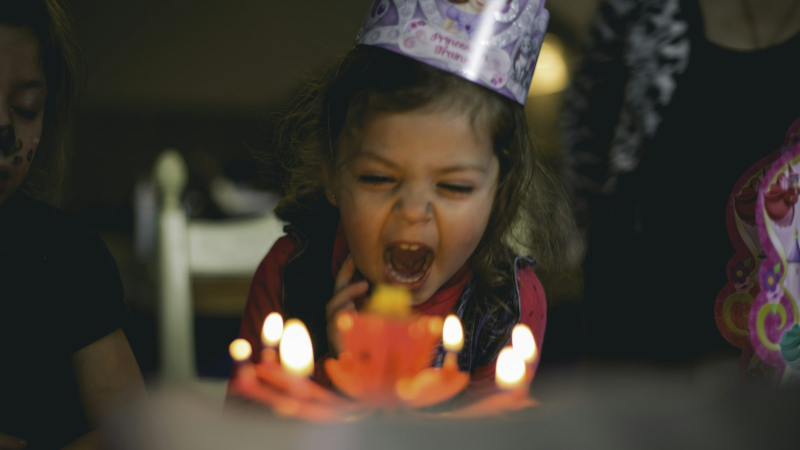
#> input picture site/img-src/celebrate.jpg, 1600 x 900 px (shown at 1/2 size)
$ python build-landing-images.py
#> lines starting #> are read from the running program, lines starting #| are printed output that depends on the picture
#!/usr/bin/env python3
"""Build the landing page's images from site/img-src/ into site/img/.

  SOURCES['hero']     -> hero-720.webp, hero-1280.webp (4:3), og.jpg (link previews)
  <theme>.jpg         -> <theme>-600.webp (4:5 crop) for the examples grid
  demos/celebrate.jpg -> phone-celebrate.webp (the phone in the hero)

Also writes the photographer credits from site/img-src/CREDITS.json into the
landing page footer. Re-run after swapping a photo; then deploy with
worker/deploy-mayfly.py --pages-only.
"""

import html
import json
import os
import re
import sys

from PIL import Image, ImageOps

sys.path.insert(0, os.path.dirname(os.path.abspath(__file__)))
from mayfly_ops import ROOT, THEMES  # noqa: E402

SRC = os.path.join(ROOT, "site", "img-src")
OUT = os.path.join(ROOT, "site", "img")
# Where to anchor the crop for each photo, as (x, y) fractions; default is centered.
# Which source photo feeds each slot, when it isn't <slot>.jpg.
SOURCES = {"hero": "celebrate.jpg", "celebrate": "celebrate-alt.jpg"}
FOCUS = {"hero": (0.62, 0.5), "rally": (0.35, 0.5), "announce": (0.4, 0.5)}


def save(im, name, quality=74):
    path = os.path.join(OUT, name)
    im.save(path, "WEBP", quality=quality, method=6)
    print("%-22s %4d KB  %dx%d" % (name, os.path.getsize(path) // 1024, im.width, im.height))


def fit(im, w, h, key):
    return ImageOps.fit(im, (w, h), Image.LANCZOS, centering=FOCUS.get(key, (0.5, 0.5)))


def main():
    os.makedirs(OUT, exist_ok=True)

    def load(name):
#> called with name = 'celebrate.jpg'
        return ImageOps.exif_transpose(Image.open(os.path.join(SRC, name))).convert("RGB")
#> returned value is the input picture: PIL image 1600x900 RGB; mean R, G, B 64, 56.7, 47.7

    hero = load(SOURCES["hero"])
    for w in (720, 1280):
        save(fit(hero, w, w * 3 // 4, "hero"), "hero-%d.webp" % w)
#> this loop made 2 passes
#| hero-720.webp            11 KB  720x540
#| hero-1280.webp           23 KB  1280x960
#> pass 1, in save, `im.save(path, "WEBP", quality=quality, method=6)`:
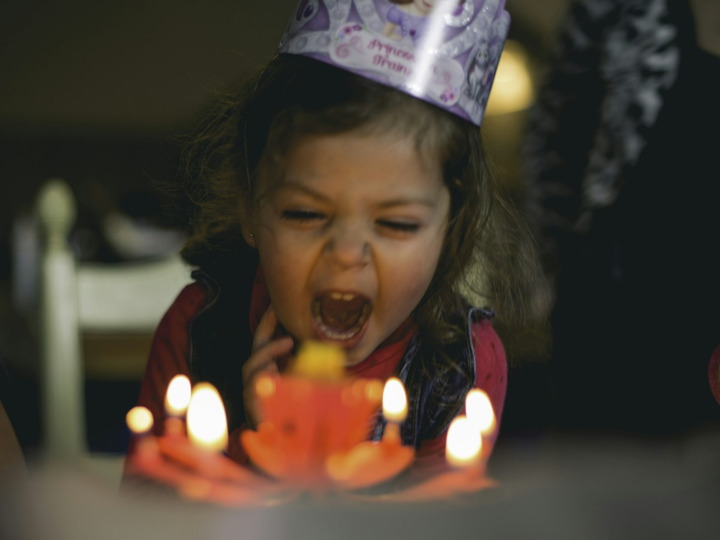
#> saved as hero-720.webp: PIL image 720x540 RGB; mean R, G, B 72.7, 63.4, 52.3
    # Link previews: JPEG at the 1.91:1 size every chat app and social site expects.
    og = fit(hero, 1200, 630, "hero")
#> call 3 of fit, with w = 1200, h = 630, key = 'hero'
#> in fit (call 3), `return ImageOps.fit(im, (w, h), Image.LANCZOS, centering=FOCUS.get(key..`:
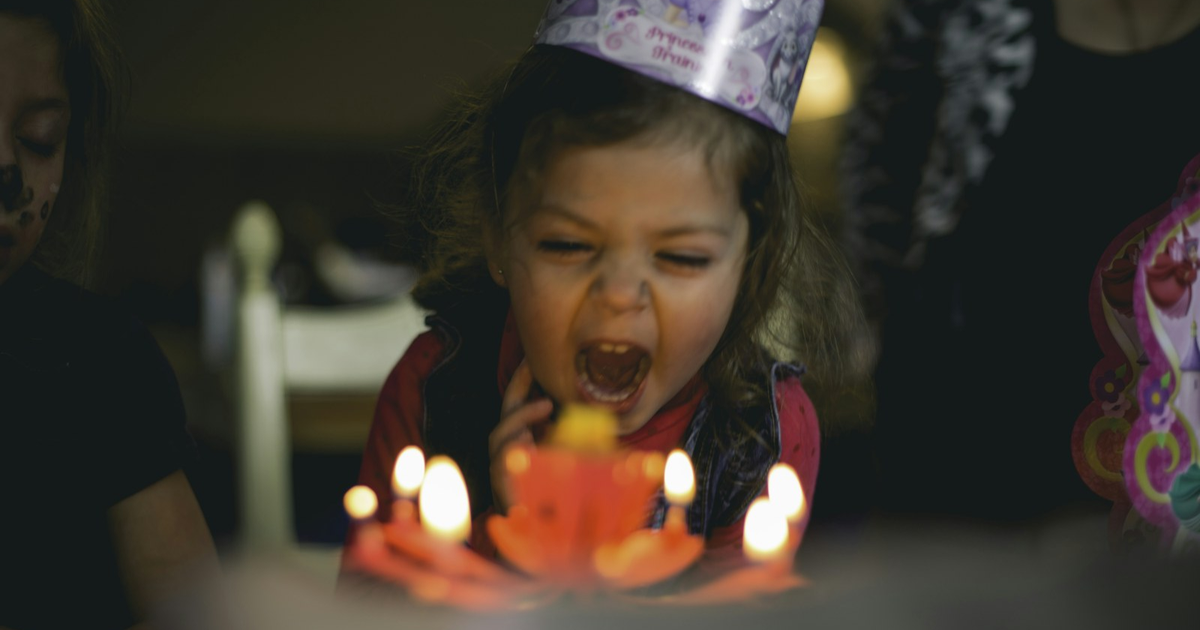
#> returned value: PIL image 1200x630 RGB; mean R, G, B 63.6, 55.9, 46.7
    og.save(os.path.join(OUT, "og.jpg"), "JPEG", quality=80, optimize=True, progressive=True)
    print("%-22s %4d KB" % ("og.jpg", os.path.getsize(os.path.join(OUT, "og.jpg")) // 1024))
    for t in THEMES:
        if os.path.exists(os.path.join(SRC, SOURCES.get(t, t + ".jpg"))):
            save(fit(load(SOURCES.get(t, t + ".jpg")), 600, 750, t), "%s-600.webp" % t)
#> call 2 of load, with name = 'celebrate-alt.jpg'
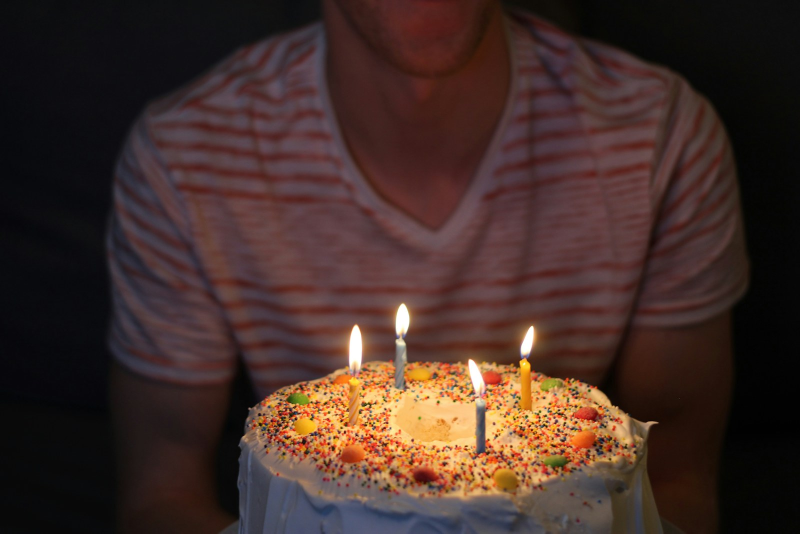
#> input picture site/img-src/celebrate-alt.jpg, 1600 x 1067 px (shown at 1/2 size)
#> in load, returned value is the input picture: PIL image 1600x1067 RGB; mean R, G, B 67.2, 46, 40.5
#> call 4 of fit, with w = 600, h = 750, key = 'celebrate'
#> in fit (call 4), `return ImageOps.fit(im, (w, h), Image.LANCZOS, centering=FOCUS.get(key..`:
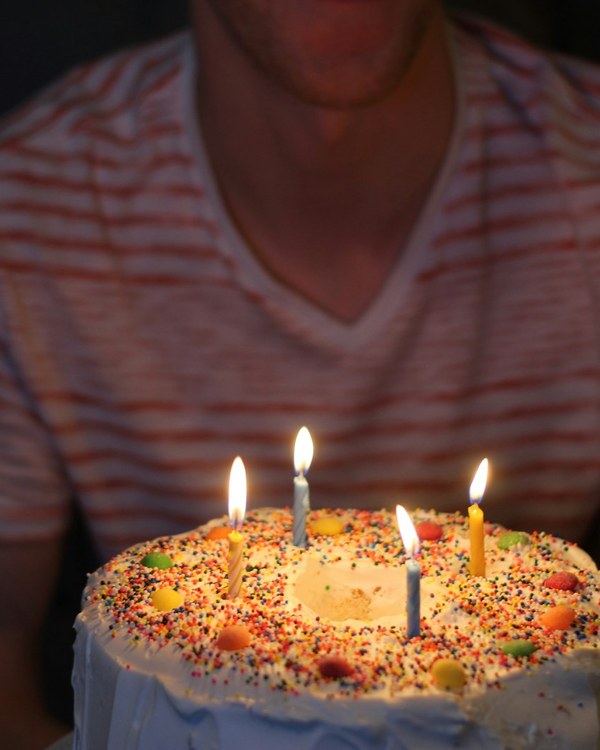
#> returned value: PIL image 600x750 RGB; mean R, G, B 98.9, 66.4, 56.5
#| celebrate-600.webp       26 KB  600x750
#> pass 3 of the loop in main, `for t in THEMES:`:
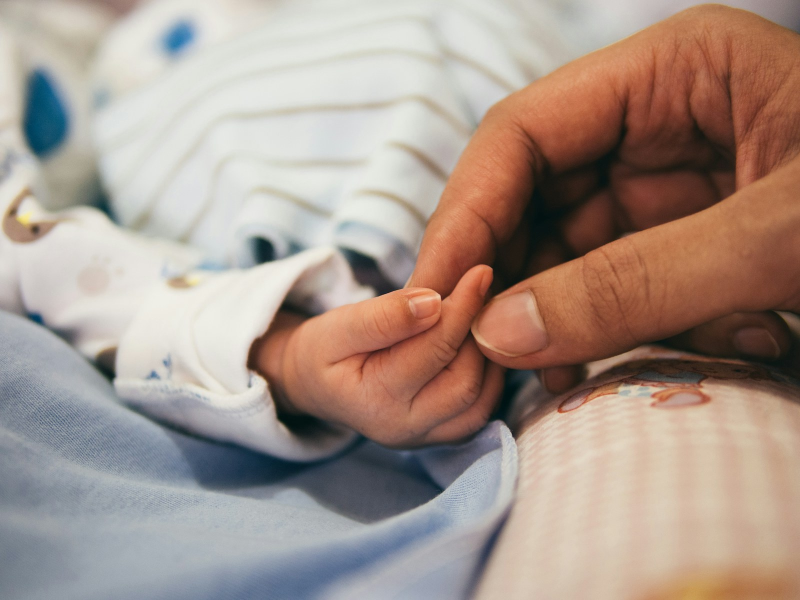
#> input picture site/img-src/announce.jpg, 1600 x 1200 px (shown at 1/2 size)
#> in load, returned value is the input picture: PIL image 1600x1200 RGB; mean R, G, B 167.5, 149.7, 139.7
#> in fit (call 5), `return ImageOps.fit(im, (w, h), Image.LANCZOS, centering=FOCUS.get(key..`:
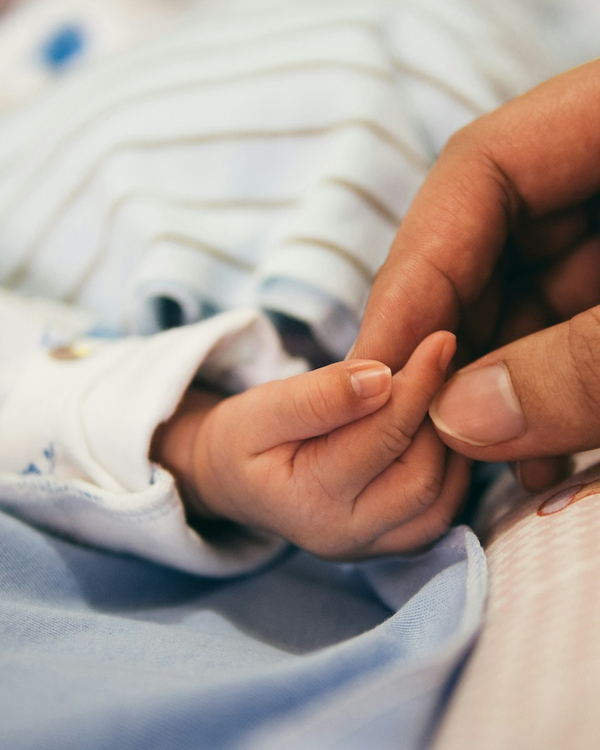
#> returned value: PIL image 600x750 RGB; mean R, G, B 172.8, 158.5, 150.9
#| announce-600.webp        15 KB  600x750
#> the loop made 8 passes; the first 3 are shown
        else:
            print("missing site/img-src/%s.jpg" % t)

    shot = os.path.join(ROOT, "demos", "celebrate.jpg")
    if os.path.exists(shot):
        im = Image.open(shot).convert("RGB")
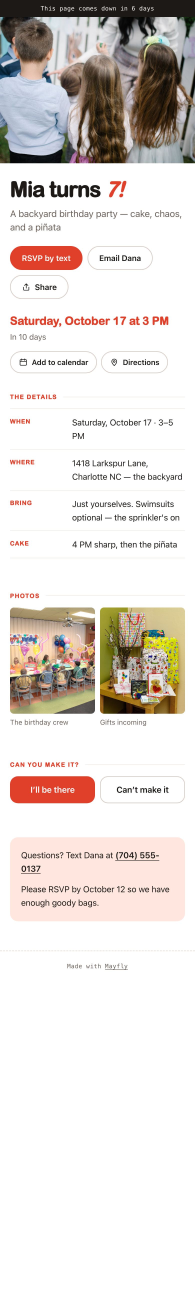
#> input picture demos/celebrate.jpg, 780 x 5200 px (shown at 1/4 size)
#> im is the input picture: PIL image 780x5200 RGB; mean R, G, B 228.1, 221.7, 217.7
        im = im.crop((0, 0, im.width, int(im.width * 18.5 / 9)))
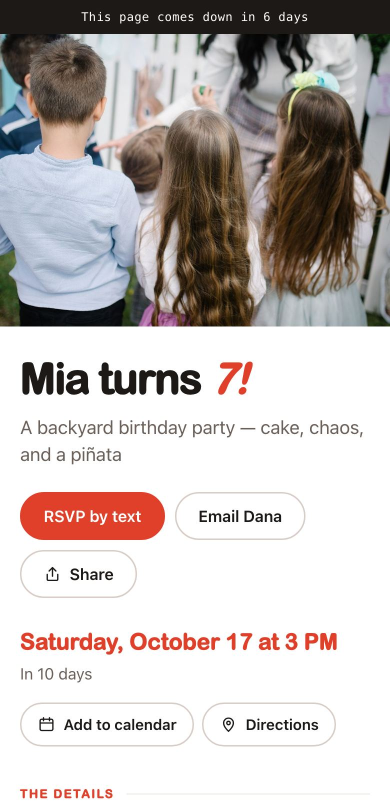
#> im: PIL image 780x1603 RGB (shown at 1/2 size); mean R, G, B 195.7, 188.9, 186.7
        save(im.resize((390, int(390 * 18.5 / 9)), Image.LANCZOS), "phone-celebrate.webp", quality=80)
#> in save (call 5), `im.save(path, "WEBP", quality=quality, method=6)`:
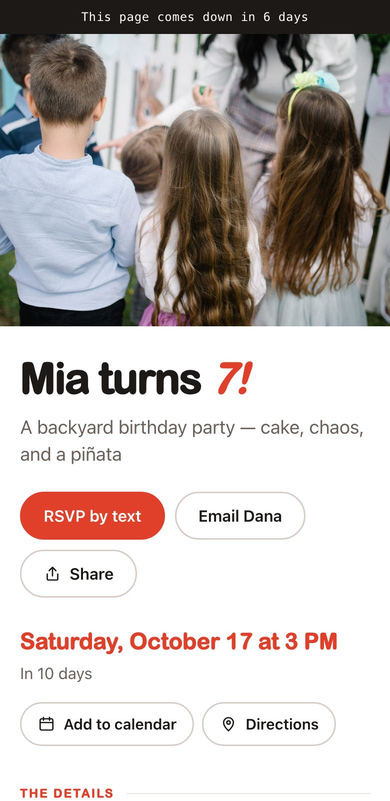
#> saved as phone-celebrate.webp: PIL image 390x801 RGB; mean R, G, B 195.6, 188.8, 186.6
#| phone-celebrate.webp     31 KB  390x801
    else:
        print("run scripts/render-demos.py first for the phone screenshot")

    credits_path = os.path.join(SRC, "CREDITS.json")
    if os.path.exists(credits_path):
        credits = json.load(open(credits_path))
        used = {SOURCES.get(t, t + ".jpg") for t in THEMES} | {SOURCES["hero"]}
        seen, links = set(), []
        for c in credits:
            if c["file"] in used and c["photographer"] not in seen:
                seen.add(c["photographer"])
                links.append('<a href="%s">%s</a>' % (html.escape(c["photo_page_url"]), html.escape(c["photographer"])))
        page = os.path.join(ROOT, "site", "index.html")
        src = open(page, encoding="utf-8").read()
        new = re.sub(
            r'<p id="credits">.*?</p>',
            '<p id="credits">Photos from Unsplash by %s.</p>' % ", ".join(links),
            src,
            flags=re.S,
        )
        open(page, "w", encoding="utf-8").write(new)
        print("credits: %d photographers" % len(links))


if __name__ == "__main__":
    main()
